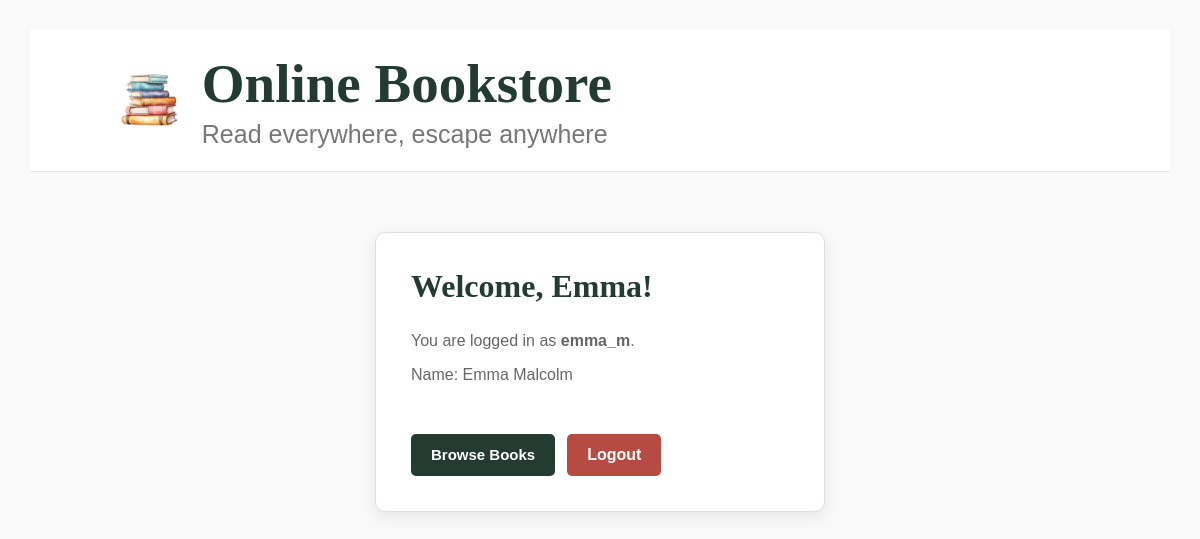
Page /account (signed in) on the committed database.
### tables this page shows
CREATE TABLE Customer (
    customerID INTEGER PRIMARY KEY AUTOINCREMENT,
    username TEXT NOT NULL,
    password TEXT NOT NULL,
    firstName TEXT NOT NULL,
    lastName TEXT NOT NULL,
    type TEXT NOT NULL
);

### app.py (the view)
@app.route("/account")
def account():
    if "customer_id" not in session:
        flash("Please log in to view your account.", "error")
        return redirect(url_for("login"))
    customer = query_db(
        """
        SELECT *
        FROM Customer
        WHERE customerID = ?
        """,
        (session["customer_id"],), one=True
    )
    if customer is None:
        session.clear()
        return redirect(url_for("login"))
    return render_template(
        "account.html",
        customer=customer
    )

### app.py (called while the page is built)
@app.context_processor
def inject_global():
    return {
        "logged_in": "customer_id" in session,
        "current_username": session.get("username"),
        "cart_count": len(session.get("cart", []))
    }

### database.py (called while the page is built)
def get_db_connection():
    conn = sqlite3.connect(BOOKSTORE_DB)
    conn.row_factory = sqlite3.Row
    conn.execute("PRAGMA foreign_keys = ON;")
    return conn

def query_db(query, args=(), one=False):
    conn = get_db_connection()
    try:
        cur = conn.cursor()
        cur.execute(query, args)
        rv = cur.fetchall()
        return (rv[0] if rv else None) if one else rv
    finally:
        conn.close()

### templates/account.html (shortened to what this page needs)
<!DOCTYPE html>
<html lang="en">
<head>
    <link rel="stylesheet" href="{{ url_for('static', filename='style.css') }}">
</head>
<body>
    <header class="top-header">
        <div class="header-brand">
            <img src="{{ url_for('static', filename='images/book_icon.jpeg') }}" alt="Book icon" class="book-icon">
            <div class="brand">
                <h1>Online Bookstore</h1>
                <span>Read everywhere, escape anywhere</span>
            </div>
        </div>
    </header>
    <main class="auth-container">
        <section class="account-card">
            <h2>Welcome, {{ customer.firstName }}!</h2>
            <p>
                You are logged in as
                <strong>{{ customer.username }}</strong>.
            </p>
            <p>
                Name:
                {{ customer.firstName }} {{ customer.lastName }}
            </p>
            <div class="account-actions">
                <a href="{{ url_for('index') }}" class="auth-button">
                    Browse Books
                </a>
                <a href="{{ url_for('logout') }}" class="logout-button">
                    Logout
                </a>
            </div>
        </section>
    </main>
</body>
</html>

### static/style.css (style rules this page uses)
* { box-sizing: border-box; }
body { margin: 0; font-family: Arial, Helvetica, sans-serif; margin: 30px; background: #f9f9f9; }
.top-header { display: flex; align-items: center; justify-content: space-between; padding: 22px 7%; background: #ffffff; border-bottom: 1px solid #e8e3dc; }
.header-brand { display: flex; align-items: center; gap: 14px; }
.book-icon { width: 78px; height: 78px; object-fit: cover; border-radius: 8px; }
.brand h1 { margin: 0; color: #243b32; font-family: Georgia, serif; font-size: 55px; }
.brand span { display: block; margin-top: 5px; color: #777; font-size: 25px; }
.auth-container { display: flex; justify-content: center; padding: 60px 20px; }
.auth-card, .account-card { width: 100%; max-width: 450px; padding: 35px; background: #ffffff; border: 1px solid #dddddd; border-radius: 10px; box-shadow: 0 5px 16px rgba(0, 0, 0, 0.08); }
.auth-card h2, .account-card h2 { margin-top: 0; color: #243b32; font-family: Georgia, serif; font-size: 32px; }
.auth-card p, .account-card p { color: #666666; }
.auth-button { display: inline-block; margin-top: 25px; padding: 12px 20px; color: #ffffff; background-color: #243b32; border: none; border-radius: 5px; font-size: 15px; font-weight: bold; text-align: center; text-decoration: none; cursor: pointer; }
.account-actions { display: flex; gap: 12px; margin-top: 25px; }
.logout-button { display: inline-block; margin-top: 25px; padding: 12px 20px; color: #ffffff; background-color: #b54b42; border-radius: 5px; font-weight: bold; text-decoration: none; }

### rows in the picture
Customer: firstName "Emma", username "emma_m", lastName "Malcolm"
